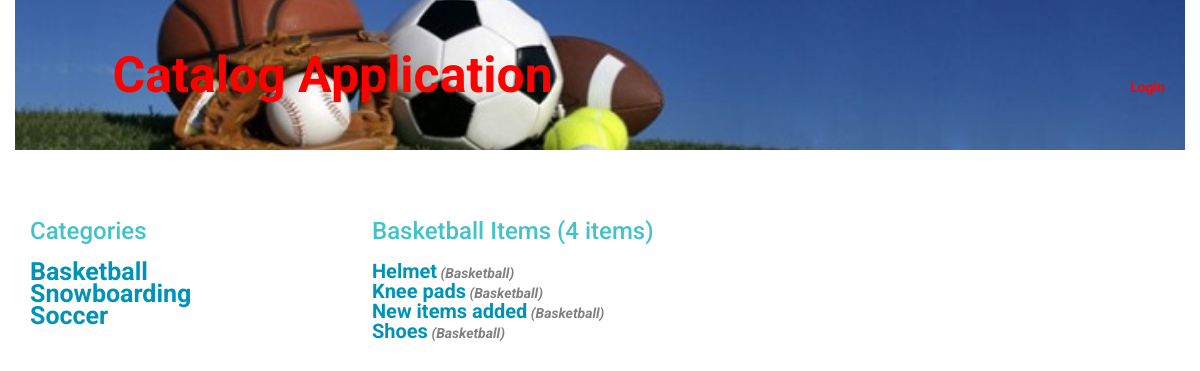
/category/Basketball, run on the app's committed database.
### database_setup.py (models this page shows, shortened)
class Category(Base):
	__tablename__ = 'category'
	id = Column(Integer, primary_key=True)
	name = Column(String(80), nullable=False, unique=True)

class Item(Base):
	__tablename__ = 'item'
	name =Column(String(80), nullable = False)
	id = Column(Integer, primary_key = True)
	description = Column(String(250), nullable = False)
	created_date = Column(DateTime, default=datetime.datetime.utcnow)
	category_id = Column(Integer,ForeignKey('category.id'), nullable = False)
	category = relationship(Category)
	user_id = Column(Integer,ForeignKey('user.id'), nullable = False)
	user = relationship(User)

### application.py (the view)
@app.route('/category/<string:category_name>')
def showCategory(category_name):
  categories = session.query(Category).order_by(asc(Category.name))
  category = session.query(Category).filter(Category.name==category_name).one()
  items = session.query(Item).filter(Item.category_id==category.id).order_by(asc(Item.name)).all()
  item_count = session.query(Item).filter(Item.category_id==category.id).order_by(asc(Item.name)).count()
  heading = "%s Items (%s items) " % (category.name, item_count)
  if 'username' not in login_session:
    return render_template('publicShowAllItems.html',items=items, categories=categories, heading=heading)
  else:
    return render_template('showAllItems.html',items=items, categories=categories, heading=heading)

### templates/publicShowAllItems.html (shortened to what this page needs)
{% extends "main.html" %}
{% block content %}
{% include "header.html" %}
	<div id="main-list">
		<div id="category-list">
			<h2>Categories</h2>
			{% for category in categories %}
				<a href = '{{url_for('showCategory', category_name=category.name) }}' style="font-size:25px" >{{category.name}}</a>
			{% endfor %}
		</div>
		<div id="item-list">
			<h2>{{heading}}</h2>
			{% for item in items %}
				<a href ='{{url_for('showItem', category_name=item.category.name, item_name=item.name) }}' style="font-size:20px"> {{item.name}}</a>
				<a href ='{{url_for('showCategory', category_name=item.category.name) }}' style="color:gray;"><i>  ({{item.category.name}})</i></a>
			{% endfor %}
		</div>
	</div>
{% endblock %}

### templates/main.html (shortened to what this page needs)
<!DOCTYPE html>
<html lang="en">
	<head>
		<link rel="stylesheet" href="//netdna.bootstrapcdn.com/bootstrap/3.1.1/css/bootstrap.min.css">
		<link rel=stylesheet type=text/css href="{{ url_for('static', filename='styles.css') }}">
	</head>
	<body>
		<div class="container">
			{% block content %}
			{% endblock %}
		</div>
	</body>
</html>

### templates/header.html (shortened to what this page needs)
	<div class="row banner">
		<div class="col-md-11 col-md-offset-1 padding-none">
			<h1><b>Catalog Application</b>
				<div class="login-link">
					{% if 'username' not in session %}
						<a href="{{url_for('showLogin')}}">Login</a>
					{% else %}
						<a href="{{url_for('gdisconnect')}}">Logout</a>
					{% endif %}
				</div>
			</h1>
		</div>
	</div>

### static/styles.css (style rules this page uses)
* { font-family: "Helvetica Neue Bold", Roboto, Helvetica, Arial, sans-serif; font-weight: 700; }
h1 { font-family: "Helvetica Neue Light", Roboto, Helvetica, Arial, sans-serif; font-size: 50px; color: #FF0000; line-height: 60px; font-weight: 300; }
h2 { font-size: 24px; color: #42C3C9; line-height: 1.8; }
a { font-size: 14px; color: #0093B9; line-height: 17px; }
.padding-none { padding: 0; }
.row.banner { background: url("/static/sports-banner2.jpg"); background-position: left; background-repeat: no-repeat; background-size: cover; }
.row.banner a { color: #FF0000; }
.banner { height: 150px; background-color: #E1E17F; }
.banner h1 { margin: 45px 0; }
#main-list { width: 100%; }
#category-list { float:left; width: 30%; }
#item-list { float:left; width: 70%; }
.login-link { padding-right: 20px; color: #FF0000; text-align: right; float:right; }

### data on the page
Category: name "Basketball"
Category: name "Snowboarding"
Category: name "Soccer"
Item: name "Helmet", category.name "Basketball"
Item: name "Knee pads", category.name "Basketball"
Item: name "New items added", category.name "Basketball"
Item: name "Shoes", category.name "Basketball"

### other printed values
{{ heading }} "Basketball Items (4 items)"
